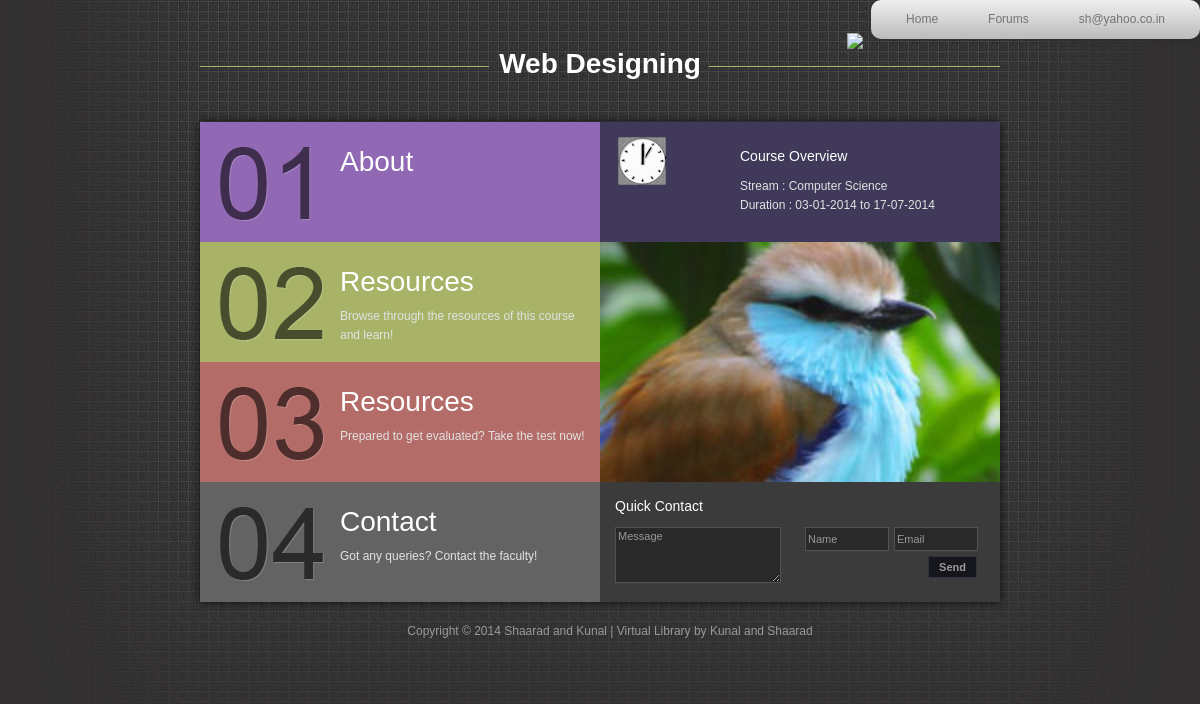
The app's page /course_details_stud.php?c_id=21 (signed in), older data.
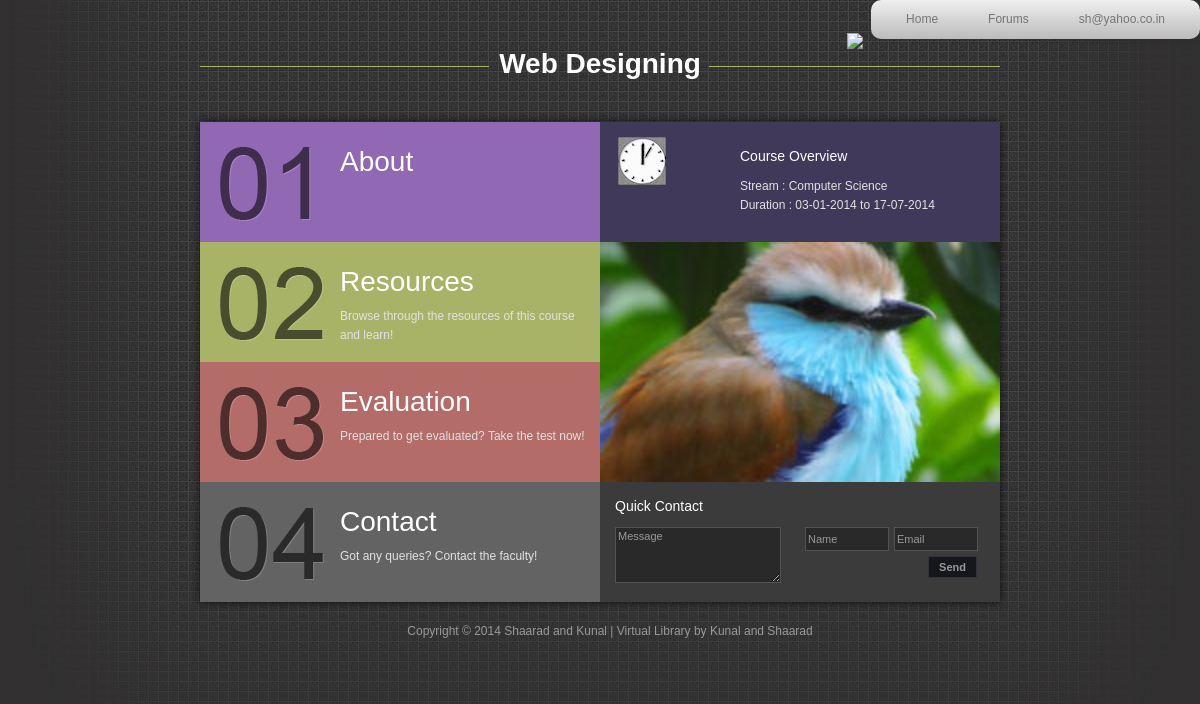
The same page, newer data.
### course_details_stud.php (the view, shortened to what the changed rows need)
<?php require_once('Connections/conn.php'); ?>
<?php
if (!function_exists("GetSQLValueString")) {
	  function GetSQLValueString($theValue, $theType, $theDefinedValue = "", $theNotDefinedValue = "")
	  {
		$theValue = function_exists("mysql_real_escape_string") ? mysql_real_escape_string($theValue) : mysql_escape_string($theValue);
		switch ($theType) {
		  case "long":
		  case "int":
			$theValue = ($theValue != "") ? intval($theValue) : "NULL";
			break;
		}
		return $theValue;
	  }
	  }
	  ?>
<?php
$colname_course_details = "-1";
if (isset($_GET['c_id'])) {
  $colname_course_details = $_GET['c_id'];
}
$value=GetSQLValueString($colname_course_details, "int");
$query_course_details = "SELECT a_stat,c_id,c_name,c_stream,inserted_on,course.u_id,approve_status,course_image,avg_rating,description,enroll_course.u_id as u_enroll_id,enroll_course.marks,enroll_course.rating,c_enroll_id,completion_stat,DATE_FORMAT(start_date,'%d-%m-%Y') AS date_start,DATE_FORMAT(end_date,'%d-%m-%Y') AS date_end FROM `course` LEFT OUTER JOIN `enroll_course` ON course.c_id=enroll_course.c_enroll_id AND enroll_course.u_id=".$_SESSION['MM_UserID']." WHERE c_id =".$value;
$course_details = mysql_query($query_course_details, $conn) or die(mysql_error());
$row_course_details = mysql_fetch_assoc($course_details);
?>
<!DOCTYPE html PUBLIC "-//W3C//DTD XHTML 1.0 Transitional//EN" "http://www.w3.org/TR/xhtml1/DTD/xhtml1-transitional.dtd">
<html xmlns="http://www.w3.org/1999/xhtml">
<head>
<link href="css/course_details_stud.css" type="text/css" rel="stylesheet" />
<link rel="stylesheet" href="css/slimbox2.css" type="text/css" media="screen" />
<link rel="stylesheet" href="css/course_list.css" type="text/css" media="screen" />
<link rel="stylesheet" type="text/css" media="screen" href="css/nav_bar.css" />
	<link rel="stylesheet" href="css/lightface.css" />
<link href="./css/rateit.css" rel="stylesheet" type="text/css">
</head>
<body>
<br/>
<div id="templatemo_main_wrapper">
	<div id="templatemo_main">
		<div id="content">
            <div id="home" class="section">
                <div class="home_box left">
                	<div class="row1 box box1">
                    	<div class="box_with_padding">
                        	<h2><a href="#about">About</a></h2>
						</div>
                    </div>
                    <div class="row1 box2">
                    	<div class="box_with_padding">
                        	<?php if(!empty($row_course_details['u_enroll_id'])&&$row_course_details['a_stat']==1){
								echo '<h2><a href="#resources">Resources</a></h2>';
							}else if(!empty($row_course_details['u_enroll_id'])&&$row_course_details['a_stat']==0){
								echo '<h2 style="cursor:pointer;"><a onclick="alert(\'You have enrolled for the course.But you are yet to be approved to access resources and evaluation!\'); return false;">Resources</a></h2>';
								}
							?>
						</div>
                    </div>
                    <div class="row1 box3">
                    	<div class="box_with_padding">
                        	<?php if(!empty($row_course_details['u_enroll_id'])&&$row_course_details['a_stat']==1){
								echo '<h2><a href="#evaluation">Evaluation</a></h2>';
							}else if(!empty($row_course_details['u_enroll_id'])&&$row_course_details['a_stat']==0){
								echo '<h2 style="cursor:pointer;"><a onclick="alert(\'You have enrolled for the course.But you are yet to be approved to access resources and evaluation!\'); return false;">Resources</a></h2>';
								}
							?>
						</div>
                    </div>
                    <div class="row1 box4">
                    	<div class="box_with_padding">
                        	<h2><a href="#contact">Contact</a></h2>
						</div>
                    </div>
                </div>
            </div>
    </div>
</div>
</div>
</body>
</html>

Row changes from the older to the newer data that the page shows:
changed enroll_course "Web Designing": a_stat 0 → 1 (drawn)
Text that changed along with them:
text now shown: "Evaluation"
